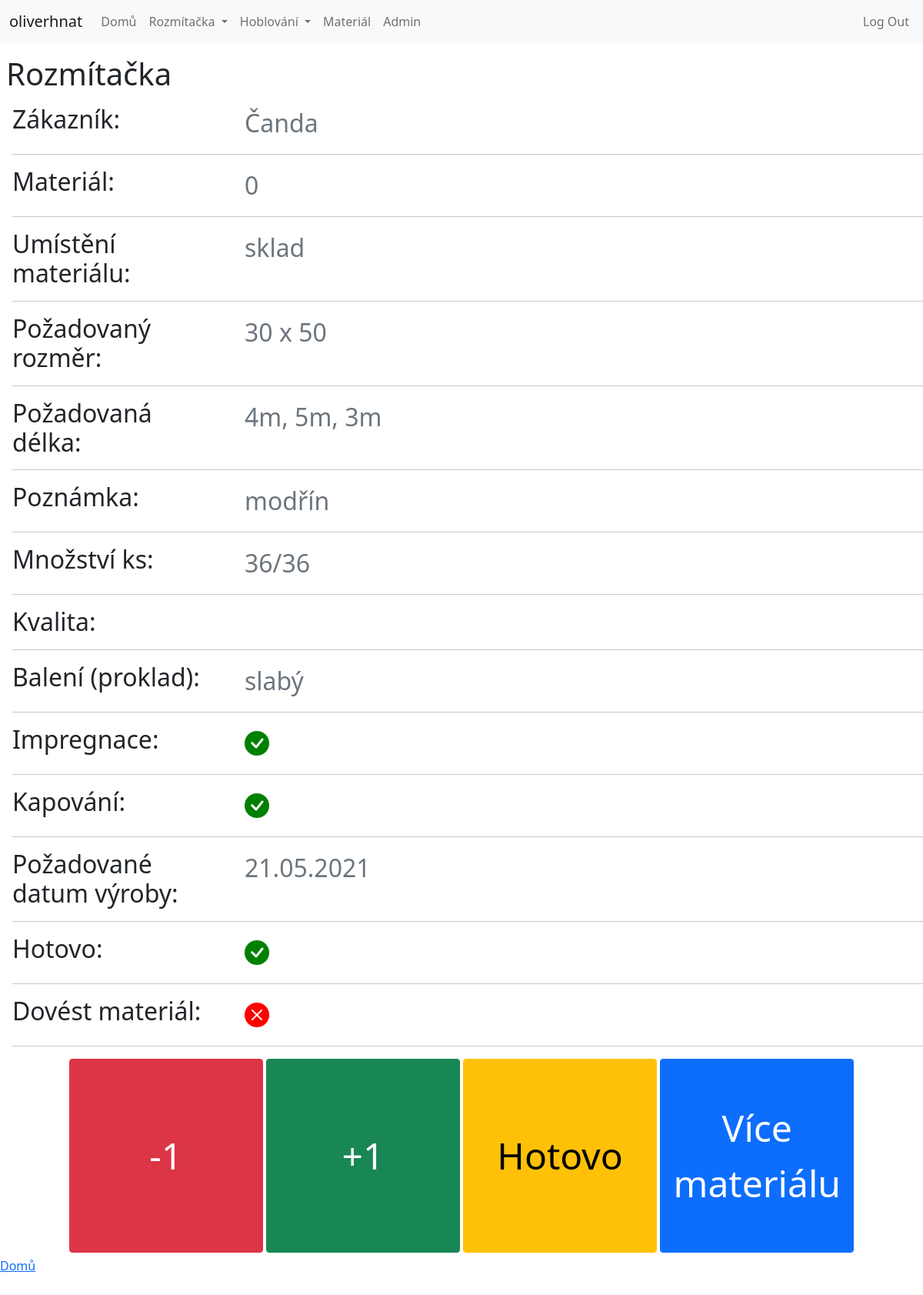
Page /r/1 (signed in) on the earlier database version.
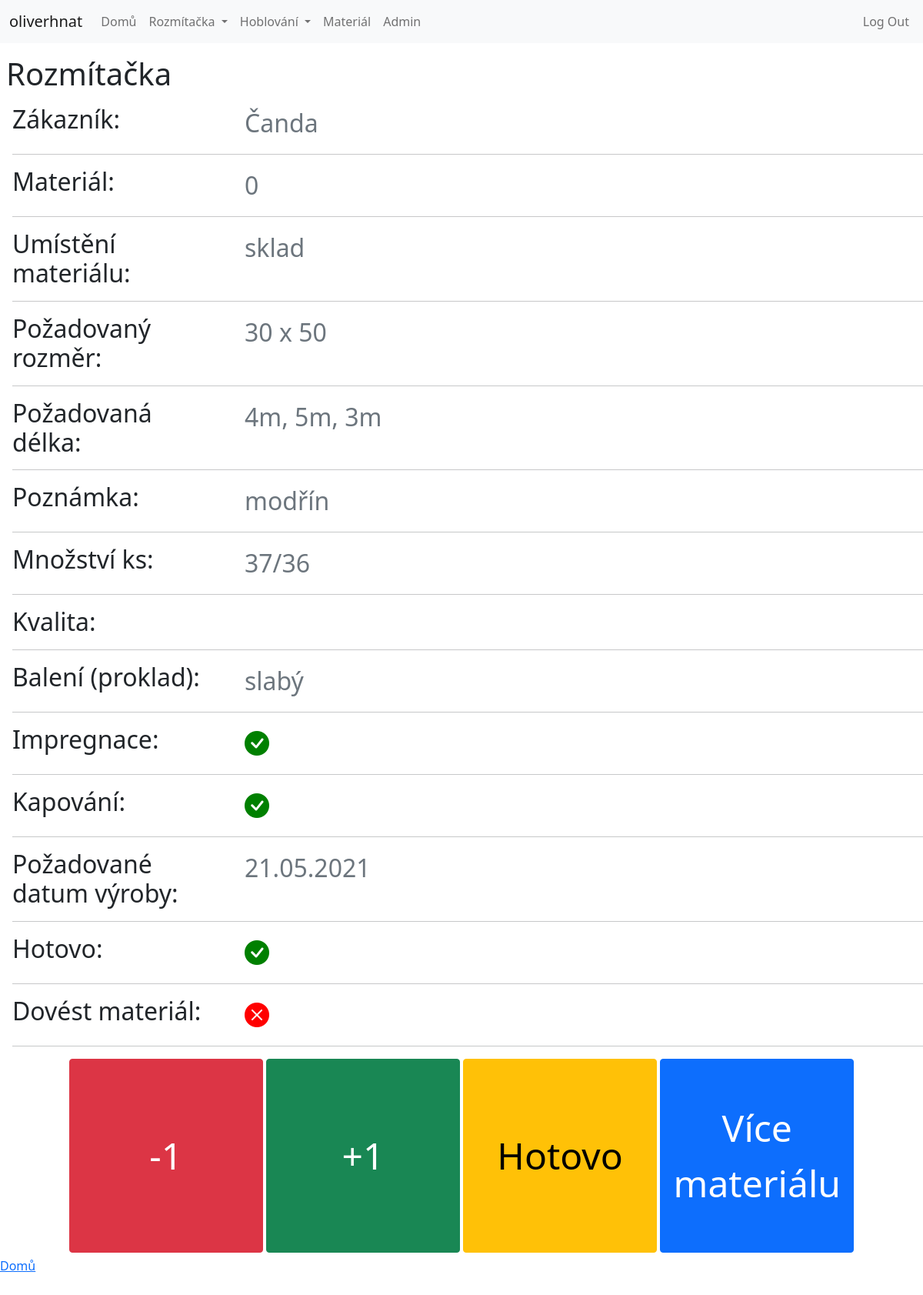
Same page on the later database version.
### orders/models.py (models this page shows, shortened)
class Rozmitacka(models.Model):
    zakaznik = models.CharField("Zákazník",blank=True, max_length=128)
    material = models.CharField("Materiál", blank=True, max_length=128)
    umisteni_materialu = models.CharField("Umístění materiálu", blank=True, max_length=128)
    pozadovany_rozmer = models.CharField("Požadovaný rozměr", blank=True, max_length=128)
    pozadovana_delka = models.CharField("Požadovaná délka", blank=True, max_length=128)
    poznamka = models.CharField("Poznámka", blank=True, max_length=128)
    ks = models.IntegerField("Kusů", default=1)
    ks_hotovo = models.IntegerField("Kusů hotovo", default=0)
    kvalita = models.CharField(blank=True, max_length=128)
    baleni = models.CharField("Balení", blank=True, max_length=128)
    impregnace = models.CharField(max_length=128, choices=[("Ano", "Ano"), ("Ne", "Ne")])
    kapovani = models.CharField("Kapování", max_length=128, choices=[("Ano", "Ano"), ("Ne", "Ne")])
    pozadovane_datum_vyroby = models.DateField("Požadované datum výroby", blank=True)
    hotovo = models.BooleanField("Hotovo", default=False)
    kontrola = models.BooleanField("Kontrola", default=False)
    get_material = models.BooleanField("Materiál", default=False)
    vytvoreno = models.DateTimeField("Vytvořeno", auto_now_add=True)
    class Meta:
        verbose_name_plural = "Rozmítačka"
        verbose_name = "Rozmítačka"

### orders/views.py (the view)
# urls.py: path("r/<int:r_id>", views.r_info, name="r_info"),
@login_required
def r_info(request, r_id):
    info = Rozmitacka.objects.get(id=r_id)
    return render(request, 'orders/r_info.html', {
        "order": info,
        "rozmitacka": rozmitacka_model,
        "hoblovani": hoblovani_model,
    })

### orders/templatetags/custom_tags.py (called while the page is built)
@register.filter(name="has_group")
def has_group(user, group_name):
    return user.groups.filter(name=group_name).exists()

### orders/templates/orders/r_info.html (shortened to what the changed rows need)
{% extends "orders/layout.html" %}
{% block body %}
<h1  class="heading">Rozmítačka</h1>
<div class="details">
    <div class="row" style="margin-top: 1rem;">
        <div class="col-sm-3">
            <h5 class="mb-0">Zákazník:</h5>
          </div>
          <div class="col-sm-9 text-secondary"> {{ order.zakaznik }}</h3></div>
        </div>
  <div class="row">
          <div class="col-sm-3">
            <h6 class="mb-0">Materiál:</h6>
          </div>
          <div class="col-sm-9 text-secondary"> {{ order.material }}</div>
        </div>
  <div class="row">
          <div class="col-sm-3">
            <h6 class="mb-0">Umístění materiálu:</h6>
          </div>
          <div class="col-sm-9 text-secondary"> {{ order.umisteni_materialu }}</div>
        </div>
  <div class="row">
          <div class="col-sm-3">
            <h6 class="mb-0">Požadovaný rozměr:</h6>
          </div>
          <div class="col-sm-9 text-secondary"> {{ order.pozadovany_rozmer }}</div>
        </div>
  <div class="row">
          <div class="col-sm-3">
            <h6 class="mb-0">Požadovaná délka:</h6>
          </div>
          <div class="col-sm-9 text-secondary"> {{ order.pozadovana_delka }}</div>
        </div>
  <div class="row">
          <div class="col-sm-3">
            <h6 class="mb-0">Poznámka:</h6>
          </div>
          <div class="col-sm-9 text-secondary"> {{ order.poznamka }}</div>
        </div>
  <div class="row">
          <div class="col-sm-3">
            <h6 class="mb-0" >Množství ks:</h6>
        </div>
        <div class="col-sm-9 text-secondary">
            <div id="c_done" style="display:inline-block"> {{ order.ks_hotovo }}</div>/{{ order.ks }}</div>
        </div>
  <div class="row">
          <div class="col-sm-3">
            <h6 class="mb-0">Balení (proklad):</h6>
          </div>
          <div class="col-sm-9 text-secondary"> {{ order.baleni }}</div>
        </div>
  <div class="row">
          <div class="col-sm-3">
            <h6 class="mb-0">Požadované datum výroby:</h6>
          </div>
          <div class="col-sm-9 text-secondary"> {{ order.pozadovane_datum_vyroby|date:'d.m.Y' }}</div>
        </div>
</div>
{% endblock %}

Differences in the rows shown:
changed Rozmitacka "Čanda": ks_hotovo "36" → "37"
